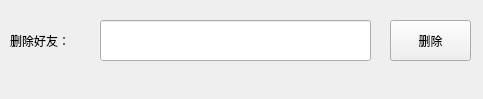
<?xml version="1.0" encoding="UTF-8"?>
<ui version="4.0">
 <class>DelFriend</class>
 <widget class="QWidget" name="DelFriend">
  <property name="geometry">
   <rect>
    <x>0</x>
    <y>0</y>
    <width>483</width>
    <height>99</height>
   </rect>
  </property>
  <property name="windowTitle">
   <string>Form</string>
  </property>
  <widget class="QLabel" name="label">
   <property name="geometry">
    <rect>
     <x>10</x>
     <y>20</y>
     <width>81</width>
     <height>41</height>
    </rect>
   </property>
   <property name="text">
    <string>删除好友：</string>
   </property>
  </widget>
  <widget class="QLabel" name="label_2">
   <property name="geometry">
    <rect>
     <x>0</x>
     <y>0</y>
     <width>491</width>
     <height>101</height>
    </rect>
   </property>
   <property name="cursor">
    <cursorShape>BlankCursor</cursorShape>
   </property>
   <property name="text">
    <string>&lt;html&gt;&lt;head/&gt;&lt;body&gt;&lt;p&gt;&lt;img src=&quot;:/res/bg/white.jpg&quot;/&gt;&lt;/p&gt;&lt;/body&gt;&lt;/html&gt;</string>
   </property>
  </widget>
  <widget class="QPushButton" name="pushButton">
   <property name="geometry">
    <rect>
     <x>390</x>
     <y>20</y>
     <width>81</width>
     <height>41</height>
    </rect>
   </property>
   <property name="text">
    <string>删除</string>
   </property>
  </widget>
  <widget class="QLineEdit" name="lineEdit">
   <property name="geometry">
    <rect>
     <x>100</x>
     <y>20</y>
     <width>271</width>
     <height>41</height>
    </rect>
   </property>
  </widget>
  <zorder>label_2</zorder>
  <zorder>label</zorder>
  <zorder>pushButton</zorder>
  <zorder>lineEdit</zorder>
 </widget>
 <resources/>
 <connections/>
</ui>
